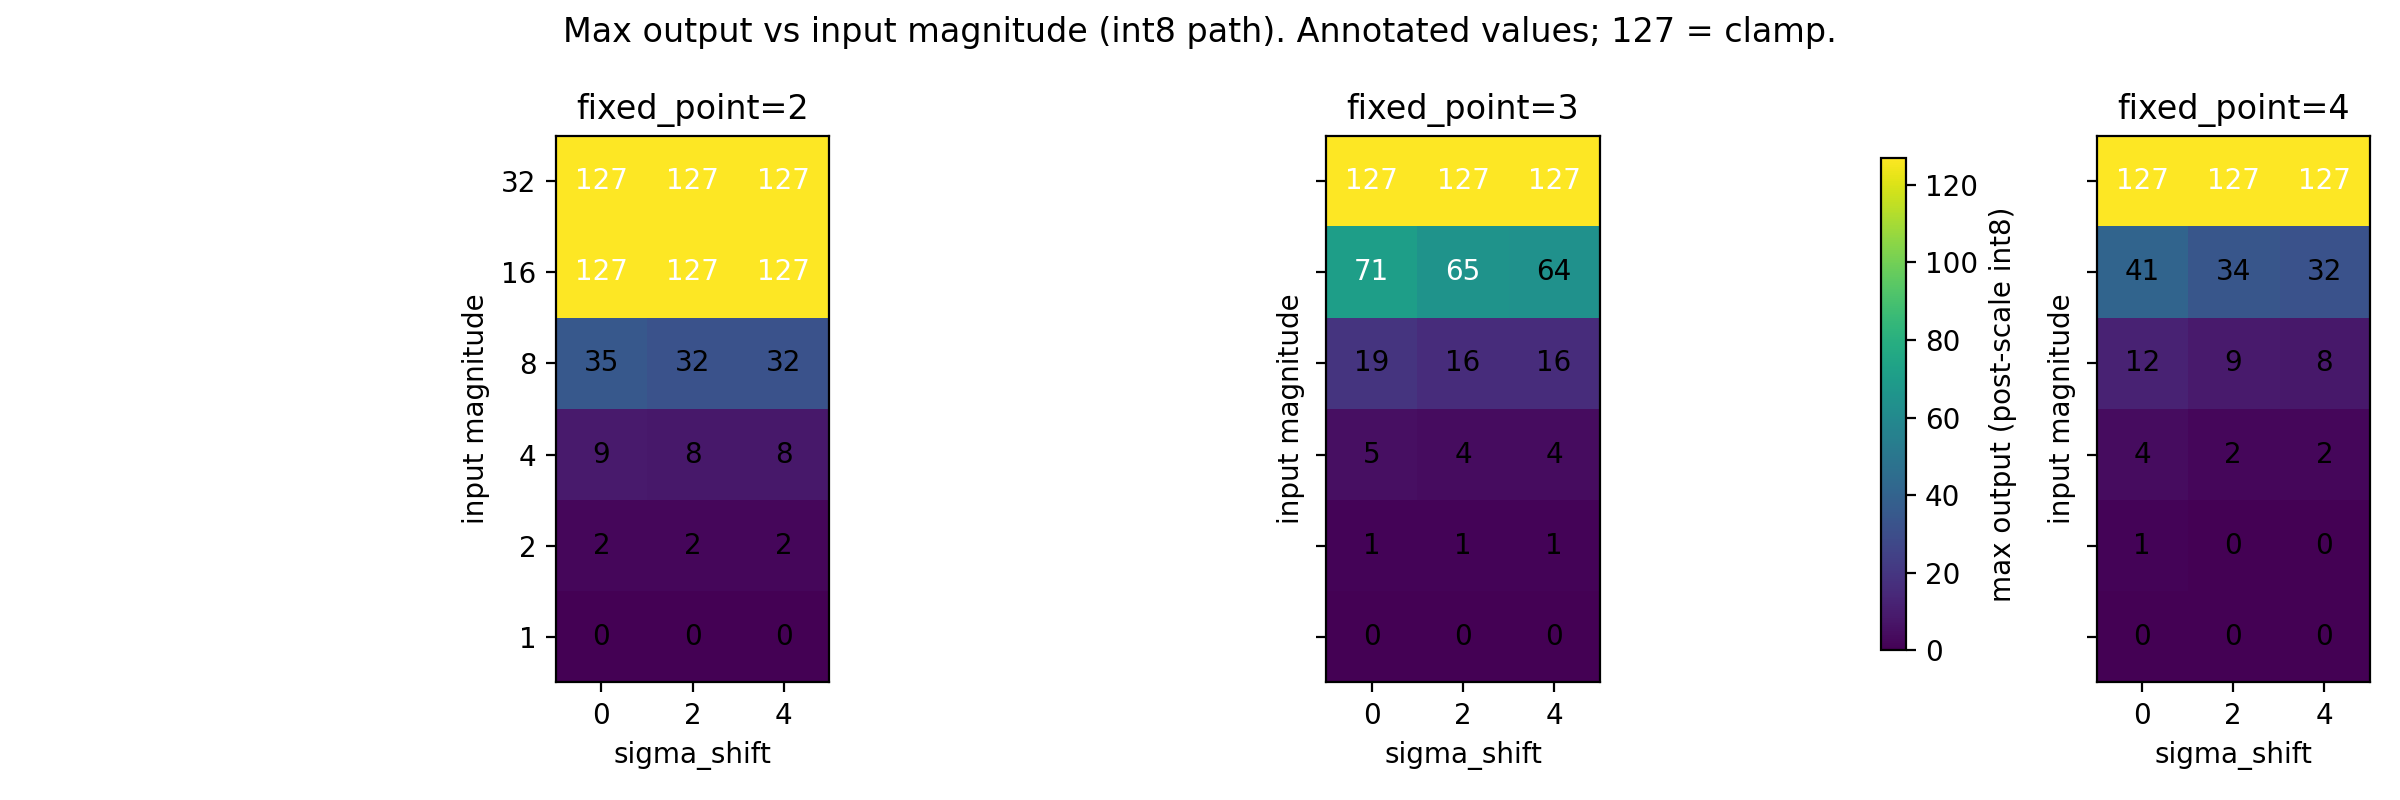

Write the Python code that produced this figure.
import csv
import itertools
from pathlib import Path

import matplotlib.pyplot as plt
import numpy as np
import psutil
import mlx.core as mx

from eggroll_mlx import NoiseConfig, do_mm, generate_big_rand


def run_sweep():
    mags = [1, 2, 4, 8, 16, 32]
    fixed_points = [2, 3, 4]
    sigma_shifts = [0, 2, 4]

    rows = []
    proc = psutil.Process()
    for mag, fp, ss in itertools.product(mags, fixed_points, sigma_shifts):
        cfg = NoiseConfig(fixed_point=fp, sigma_shift=ss, rank=1)
        x = mx.full((1, 2), mag, dtype=mx.int8)
        w = mx.full((1, 2), mag, dtype=mx.int8)
        big_rand = generate_big_rand(1024, seed=0, fixed_point=cfg.fixed_point, dtype=mx.int8)
        out = do_mm(cfg, x, w, big_rand, epoch=0, thread_id=0, base_seed=0)
        rows.append(
            {
                "magnitude": mag,
                "fixed_point": fp,
                "sigma_shift": ss,
                "max_output": int(mx.max(out).item()),
                "rss_mb": proc.memory_info().rss / (1024 * 1024),
            }
        )
    return rows


def write_csv(rows, path: Path):
    fieldnames = ["magnitude", "fixed_point", "sigma_shift", "max_output", "rss_mb"]
    with path.open("w", newline="") as f:
        writer = csv.DictWriter(f, fieldnames=fieldnames)
        writer.writeheader()
        writer.writerows(rows)


def plot(rows, path: Path):
    mags = sorted(set(r["magnitude"] for r in rows))
    sigma_shifts = sorted(set(r["sigma_shift"] for r in rows))
    fixed_points = sorted(set(r["fixed_point"] for r in rows))

    fig, axs = plt.subplots(1, len(fixed_points), figsize=(12, 4), sharey=True)
    for ax, fp in zip(axs, fixed_points):
        grid = np.zeros((len(mags), len(sigma_shifts)), dtype=np.int32)
        for r in rows:
            if r["fixed_point"] != fp:
                continue
            i = mags.index(r["magnitude"])
            j = sigma_shifts.index(r["sigma_shift"])
            grid[i, j] = r["max_output"]
        im = ax.imshow(grid, origin="lower", cmap="viridis", vmin=0, vmax=127)
        for i, mag in enumerate(mags):
            for j, ss in enumerate(sigma_shifts):
                ax.text(j, i, f"{grid[i, j]}", ha="center", va="center", color="white" if grid[i, j] > 64 else "black")
        ax.set_title(f"fixed_point={fp}")
        ax.set_xticks(range(len(sigma_shifts)), sigma_shifts)
        ax.set_xlabel("sigma_shift")
        ax.set_yticks(range(len(mags)), mags)
        ax.set_ylabel("input magnitude")
    fig.colorbar(im, ax=axs, shrink=0.8, label="max output (post-scale int8)")
    fig.suptitle("Max output vs input magnitude (int8 path). Annotated values; 127 = clamp.")
    fig.tight_layout()
    fig.savefig(path, dpi=200)


def plot_bars(rows, path: Path):
    mags = sorted(set(r["magnitude"] for r in rows))
    sigma_shifts = sorted(set(r["sigma_shift"] for r in rows))
    fixed_points = sorted(set(r["fixed_point"] for r in rows))
    colors = {0: "#1f77b4", 2: "#ff7f0e", 4: "#2ca02c"}

    fig, axs = plt.subplots(1, len(fixed_points), figsize=(12, 4), sharey=True)
    width = 0.2
    for ax, fp in zip(axs, fixed_points):
        for idx, ss in enumerate(sigma_shifts):
            vals = []
            for mag in mags:
                match = next(r for r in rows if r["fixed_point"] == fp and r["sigma_shift"] == ss and r["magnitude"] == mag)
                vals.append(match["max_output"])
            offsets = np.array(range(len(mags))) + (idx - len(sigma_shifts) / 2) * width + width / 2
            ax.bar(offsets, vals, width=width, color=colors[ss], label=f"sigma_shift={ss}")
        ax.set_xticks(range(len(mags)))
        ax.set_xticklabels(mags)
        ax.set_xlabel("input magnitude")
        ax.set_title(f"fixed_point={fp}")
    axs[0].set_ylabel("max output (post-scale int8)")
    axs[-1].legend()
    fig.suptitle("Max output by magnitude (grouped bars by sigma_shift)")
    fig.tight_layout()
    fig.savefig(path, dpi=200)


def main():
    out_dir = Path(__file__).parent
    rows = run_sweep()
    write_csv(rows, out_dir / "int8_scale_sweep.csv")
    plot(rows, out_dir / "int8_scale_sweep.png")
    plot_bars(rows, out_dir / "int8_scale_bars.png")
    print("Wrote:", out_dir / "int8_scale_sweep.csv")
    print("Saved plot:", out_dir / "int8_scale_sweep.png")
    print("Saved bars plot:", out_dir / "int8_scale_bars.png")


if __name__ == "__main__":
    main()
